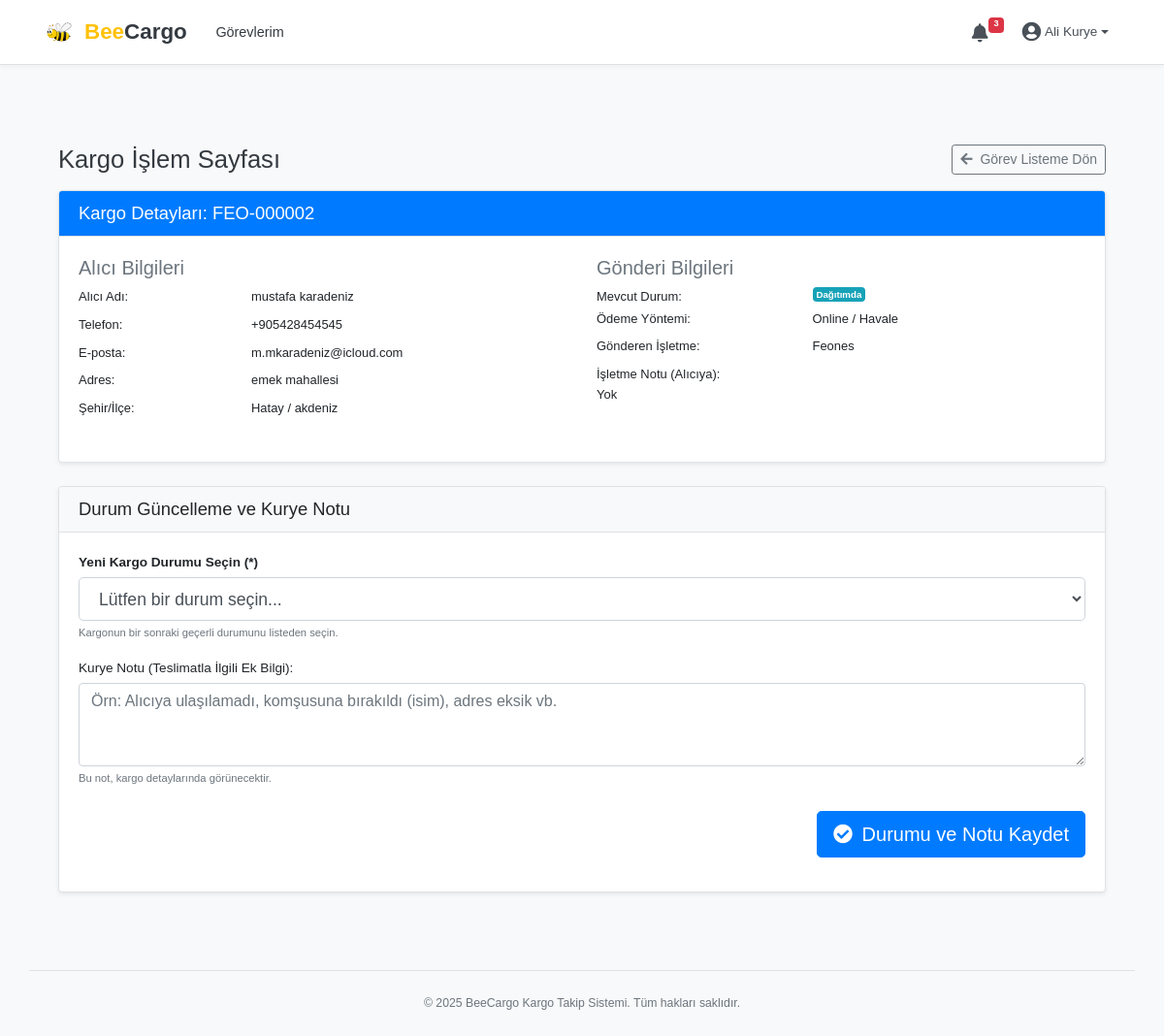
/courier/shipment_action/2 (signed in), run on the app's committed database.
### app/models.py (models this page shows, shortened)
class Kargolar(db.Model):
    __tablename__ = 'kargolar'
    id = db.Column(db.Integer, primary_key=True)
    isletme_id = db.Column(db.Integer, db.ForeignKey('isletmeler.id'), nullable=False)
    takip_numarasi = db.Column(db.String(50), unique=True, nullable=False)
    alici_adi_soyadi = db.Column(db.String(150), nullable=False)
    alici_telefon = db.Column(db.String(20), nullable=False) # Bu zaten zorunlu
    alici_email = db.Column(db.String(120), nullable=True)
    alici_adres = db.Column(db.Text, nullable=False)
    alici_sehir = db.Column(db.String(100), nullable=False) # KKTC için bu "İlçe" olacak
    alici_ilce = db.Column(db.String(100), nullable=True)  # KKTC için bu "Köy/Mahalle" olacak
    urun_bedeli_alici_tahsil = db.Column(db.Numeric(10, 2), nullable=False, default=0.00)
    kargo_ucreti_isletme_borcu = db.Column(db.Numeric(10, 2), nullable=False, default=0.00)
    kargo_ucreti_alici_tahsil = db.Column(db.Numeric(10, 2), default=0.00)
    toplam_tahsil_edilecek_alici = db.Column(db.Numeric(10, 2), default=0.00)
    isletmeye_aktarilacak_tutar = db.Column(db.Numeric(10, 2), default=0.00)
    odeme_yontemi_teslimde = db.Column(db.String(50), nullable=True)
    odeme_durumu_alici = db.Column(db.String(50), nullable=False, default="Alıcıdan Ödeme Bekleniyor")
    kargo_durumu = db.Column(db.Enum(KargoDurumEnum),
                             nullable=False,
                             default=KargoDurumEnum.HAZIRLANIYOR)
    ozel_not = db.Column(db.Text, nullable=True)
    planlanan_teslim_tarihi = db.Column(db.Date, nullable=True)
    teslim_tarihi = db.Column(db.DateTime, nullable=True)
    pdf_yolu = db.Column(db.String(255), nullable=True)
    isletmeye_aktarildi_mi = db.Column(db.Boolean, default=False)
    olusturulma_tarihi = db.Column(db.DateTime, default=datetime.now)
    guncellenme_tarihi = db.Column(db.DateTime, default=datetime.now, onupdate=datetime.now)
    kurye_id = db.Column(db.Integer, db.ForeignKey('kuryeler.id'), nullable=True)
    alici_gecici_enlem = db.Column(db.Float, nullable=True)
    alici_gecici_boylam = db.Column(db.Float, nullable=True)
    alici_gecici_konum_zamani = db.Column(db.DateTime, nullable=True)
    odeme_iliskileri = db.relationship('OdemeKargoIliskileri', backref='kargo', lazy='dynamic')

class Isletmeler(db.Model):
    __tablename__ = 'isletmeler'
    id = db.Column(db.Integer, primary_key=True)
    isletme_adi = db.Column(db.String(200), nullable=False)
    yetkili_kisi = db.Column(db.String(150), nullable=True)
    isletme_telefon = db.Column(db.String(20), nullable=False) # GÜNCELLENDİ: nullable=False
    isletme_email = db.Column(db.String(120), unique=True, nullable=False)
    isletme_adres = db.Column(db.Text, nullable=True)
    kullanici_adi = db.Column(db.String(80), unique=True, nullable=False)
    sifre_hash = db.Column(db.String(255), nullable=False)
    isletme_kodu = db.Column(db.String(10), unique=True, nullable=False)
    son_kargo_no = db.Column(db.Integer, default=0)
    aktif_mi = db.Column(db.Boolean, default=True)
    olusturulma_tarihi = db.Column(db.DateTime, default=datetime.now)
    guncellenme_tarihi = db.Column(db.DateTime, default=datetime.now, onupdate=datetime.now)
    kargolar = db.relationship('Kargolar', backref='isletme', lazy='dynamic')
    odemeler = db.relationship('IsletmeOdemeleri', backref='isletme', lazy='dynamic')
    bildirimler = db.relationship('Bildirimler', backref='isletme_bildirimleri', lazy='dynamic', foreign_keys='Bildirimler.isletme_id')

### app/routes_courier.py (the view, shortened to what this page needs)
@bp_courier.route('/shipment_action/<int:kargo_id>', methods=['GET', 'POST'])
def shipment_action_by_courier(kargo_id):
    if 'kurye_id' not in session:
        flash('Bu işlemi yapmak için kurye olarak giriş yapmalısınız.', 'error')
        return redirect(url_for('bp_courier.login'))
    kargo = Kargolar.query.filter_by(id=kargo_id, kurye_id=session['kurye_id']).first_or_404()
    gecerli_sonraki_durumlar = []
    mevcut_durum = kargo.kargo_durumu
    if mevcut_durum in [KargoDurumEnum.HAZIRLANIYOR, KargoDurumEnum.PAKETLENDI, KargoDurumEnum.KURYE_TESLIM_HAZIR, KargoDurumEnum.MUSTERIDEN_ALINMAYI_BEKLIYOR]:
        gecerli_sonraki_durumlar = [KargoDurumEnum.KARGO_ALINDI_MERKEZDE, KargoDurumEnum.DAGITIMDA]
    elif mevcut_durum == KargoDurumEnum.KARGO_ALINDI_MERKEZDE:
        gecerli_sonraki_durumlar = [KargoDurumEnum.DAGITIMDA]
    elif mevcut_durum == KargoDurumEnum.DAGITIMDA:
        gecerli_sonraki_durumlar = [
            KargoDurumEnum.TESLIM_EDILDI,
            KargoDurumEnum.TESLIM_EDILEMEDI_ALICI_ULASILAMADI,
            KargoDurumEnum.TESLIM_EDILEMEDI_ADRES_HATALI,
            KargoDurumEnum.IADE_SURECINDE # Kurye iade sürecini başlatabilir
        ]
    elif mevcut_durum in [KargoDurumEnum.TESLIM_EDILEMEDI_ALICI_ULASILAMADI, KargoDurumEnum.TESLIM_EDILEMEDI_ADRES_HATALI]:
        gecerli_sonraki_durumlar = [KargoDurumEnum.IADE_SURECINDE]
    return render_template('courier_shipment_action.html',
                           kargo=kargo,
                           kurye_guncellenebilir_durumlar=gecerli_sonraki_durumlar,
                           KargoDurumEnum=KargoDurumEnum)

### app/templates/courier/courier_shipment_action.html (shortened to what this page needs)
﻿{% extends "base.html" %}
{% block body_class %}courier-action-page{% endblock %}
{% block content %}
<div class="container mt-4 mb-5">
    <div class="d-flex justify-content-between align-items-center mb-3">
        <h2 class="mb-0 page-main-title">Kargo İşlem Sayfası</h2>
        <a href="{{ url_for('bp_courier.dashboard') }}" class="btn btn-outline-secondary btn-sm">
            <i class="fas fa-arrow-left mr-1"></i> Görev Listeme Dön
        </a>
    </div>
    {% if kargo %}
    <div class="card shadow-sm">
        <div class="card-header bg-primary text-white">
            <h3 class="mb-0 h5">Kargo Detayları: {{ kargo.takip_numarasi }}</h3>
        </div>
        <div class="card-body">
            <div class="row">
                <div class="col-md-6">
                    <h5 class="text-muted">Alıcı Bilgileri</h5>
                    <dl class="row">
                        <dt class="col-sm-4">Alıcı Adı:</dt>
                        <dd class="col-sm-8">{{ kargo.alici_adi_soyadi }}</dd>
                        <dt class="col-sm-4">Telefon:</dt>
                        <dd class="col-sm-8">{{ kargo.alici_telefon }}</dd>
                        {% if kargo.alici_email %}
                        <dt class="col-sm-4">E-posta:</dt>
                        <dd class="col-sm-8">{{ kargo.alici_email }}</dd>
                        {% endif %}
                        <dt class="col-sm-4">Adres:</dt>
                        <dd class="col-sm-8">{{ kargo.alici_adres }}</dd>
                        <dt class="col-sm-4">Şehir/İlçe:</dt>
                        <dd class="col-sm-8">{{ kargo.alici_sehir }}{% if kargo.alici_ilce %} / {{ kargo.alici_ilce }}{% endif %}</dd>
                    </dl>
                </div>
                <div class="col-md-6">
                    <h5 class="text-muted">Gönderi Bilgileri</h5>
                    <dl class="row">
                        <dt class="col-sm-5">Mevcut Durum:</dt>
                        <dd class="col-sm-7"><span class="badge badge-info">{{ kargo.kargo_durumu.value }}</span></dd>
                        <dt class="col-sm-5">Ödeme Yöntemi:</dt>
                        <dd class="col-sm-7">{{ kargo.odeme_yontemi_teslimde or '-' }}</dd>
                        <dt class="col-sm-5">Gönderen İşletme:</dt>
                        <dd class="col-sm-7">{{ kargo.isletme.isletme_adi }}</dd>
                        <dt class="col-sm-12">İşletme Notu (Alıcıya):</dt>
                        <dd class="col-sm-12">{{ kargo.ozel_not or 'Yok' }}</dd>
                    </dl>
                </div>
            </div>
        </div>
    </div>
    <div class="card shadow-sm mt-4">
        <div class="card-header">
            <h3 class="mb-0 h5">Durum Güncelleme ve Kurye Notu</h3>
        </div>
        <div class="card-body">
            {% if kurye_guncellenebilir_durumlar %}
            <form method="POST" action="{{ url_for('bp_courier.shipment_action_by_courier', kargo_id=kargo.id) }}">
                <div class="form-group">
                    <label for="yeni_kargo_durumu_kurye"><strong>Yeni Kargo Durumu Seçin (*)</strong></label>
                    <select id="yeni_kargo_durumu_kurye" name="yeni_kargo_durumu_kurye" class="form-control form-control-lg" required>
                        <option value="" disabled selected>Lütfen bir durum seçin...</option>
                    </select>
                    <small class="form-text text-muted">Kargonun bir sonraki geçerli durumunu listeden seçin.</small>
                </div>
                <div class="form-group mt-3">
                    <label for="ozel_not_kurye">Kurye Notu (Teslimatla İlgili Ek Bilgi):</label>
                    <textarea id="ozel_not_kurye" name="ozel_not_kurye" class="form-control" rows="3" placeholder="Örn: Alıcıya ulaşılamadı, komşusuna bırakıldı (isim), adres eksik vb.">{{ request.form.get('ozel_not_kurye', kargo.ozel_not or '') }}</textarea>
                    <small class="form-text text-muted">Bu not, kargo detaylarında görünecektir.</small>
                </div>
                <div class="mt-4 text-right">
                    <button type="submit" class="btn btn-primary btn-lg">
                        <i class="fas fa-check-circle mr-1"></i> Durumu ve Notu Kaydet
                    </button>
                </div>
            </form>
            {% else %}
            <div class="alert alert-secondary mt-3">
                Bu kargo için şu anda sizin tarafınızdan yapılabilecek bir durum güncellemesi bulunmamaktadır (Mevcut Durum: {{ kargo.kargo_durumu.value }}).
            </div>
            {% endif %}
        </div>
    </div>
    {% else %}
    <div class="alert alert-danger text-center">
        Kargo bilgileri bulunamadı veya bu kargoyu işleme yetkiniz yok.
    </div>
    {% endif %}
</div>
{% endblock %}
{% block head_extra %}
<link rel="stylesheet" href="https://cdnjs.cloudflare.com/ajax/libs/font-awesome/5.15.3/css/all.min.css">
{% endblock %}

### app/static/css/style.css (style rules this page uses)
html { overflow-y: scroll; font-size: 16px; height: 100%; }
body { padding-top: 78px; background-color: #f8f9fa; display: flex; flex-direction: column; min-height: 100%; font-family: 'Poppins', sans-serif; font-size: 0.9rem; color: #212529; line-height: 1.6; }
h2.page-main-title { font-size: 1.6rem; margin-bottom: 1.25rem; color: #343a40; font-weight: 500; }
.card { margin-bottom: 1.5rem; border: 1px solid #dee2e6; box-shadow: 0 0.125rem 0.25rem rgba(0,0,0,.05); }
.card-header { background-color: #f8f9fa; border-bottom: 1px solid #dee2e6; padding: .75rem 1.25rem; }
.card-header h2.h5, .card-header h3.h5, .card-header h5 { font-size: 1.05rem; font-weight: 600; margin-bottom: 0; }
.form-group label { font-weight: 500; margin-bottom: 0.3rem; font-size: 0.85rem; }
.form-group small.form-text { font-size: 0.78em; }

### app/templates/courier/courier_shipment_action.html (style rules this page uses)
.page-main-title { font-size: 1.75rem; font-weight: 500; }
.card-header h3.h5 { font-size: 1.15rem; font-weight: 500; }
dl.row dt { font-weight: 500; font-size: 0.9em; }
dl.row dd { font-size: 0.9em; margin-bottom: .5rem; }
.form-control-lg { font-size: 1.1rem; }

### data on the page
Kargolar: takip_numarasi "FEO-000002", alici_adi_soyadi "mustafa karadeniz", alici_telefon "+905428454545", alici_email "m.mkaradeniz@icloud.com", alici_adres "emek mahallesi", alici_sehir "Hatay", alici_ilce "akdeniz", kargo_durumu.value "Dağıtımda", odeme_yontemi_teslimde "Online / Havale", ozel_not "Yok"
Isletmeler: isletme.isletme_adi "Feones"

### other printed values
{{ unread_notification_count }} "3"
{{ session.get('kurye_ad_soyad', 'Kurye') }} "Ali Kurye"
